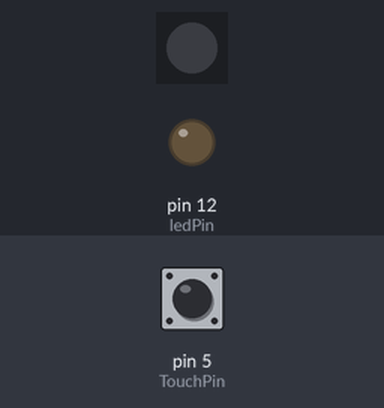
A sketch run on a simulated Arduino Uno, built with avr-gcc and run on an emulated ATmega328P. Parts: 1 RGB LEDs in strip order, left to right, output pins drawn as LEDs (lit = HIGH). Inputs (shaded band) come from the test bench; at power-on: pin 5 (TouchPin) LOW.

Above: at 1.2 s.
1.3 s: pin 5 (TouchPin) pulled HIGH for 0.15 s
At 2.4 s:
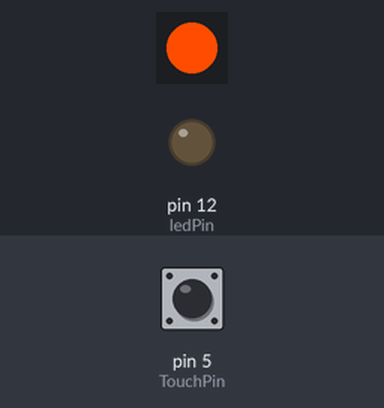
2.9 s: pin 5 (TouchPin) pulled HIGH for 3.2 s
At 7.2 s:
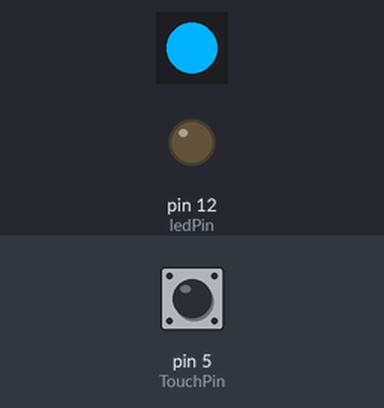
7.6 s: pin 5 (TouchPin) pulled HIGH for 1 s
At 9.1 s:
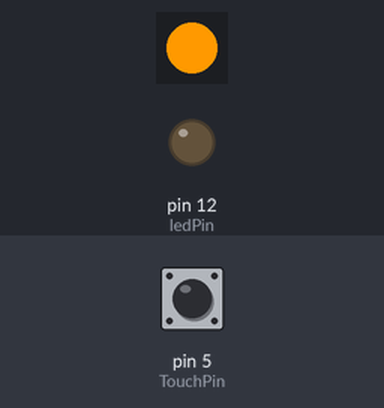
Timing chart, 0 to 10.6 s (numbered marks = the images above; inputs shaded):
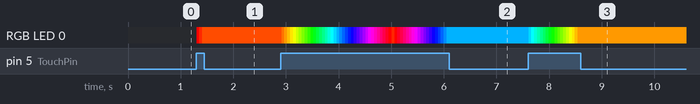

Measured:
- after the input at 1.3 s, RGB LED 0: off → RGB(255, 0, 0) at once, → RGB(255, 38, 0) 0.05 s later, → RGB(255, 76, 0) 0.06 s later

The sketch:

led1.ino
```cpp
#include <ChainableLED.h>
#include <time.h>
#define NUM_LEDS  1

const int TouchPin=5;
const int ledPin=12;

ChainableLED leds(7, 8, NUM_LEDS);

void setup()
{
  leds.init();
  pinMode(TouchPin, INPUT);
  pinMode(ledPin,OUTPUT);
}

float hue = 0.0;
boolean up = true;

void loop()
{

  int sensorValue = digitalRead(TouchPin);
  if(sensorValue==1) {

  for (byte i=0; i<NUM_LEDS; i++) {
    leds.setColorHSB(i, hue, 1.0, 0.5);
  }
    if (up) {
      hue+= 0.025;
    } else {
      hue-= 0.025;
    }
  }


  if (hue>=1.0 && up) {
    up = false;
  } else if (hue<=0.0 && !up) {
    up = true;
  }
  delay(50);
}
```
